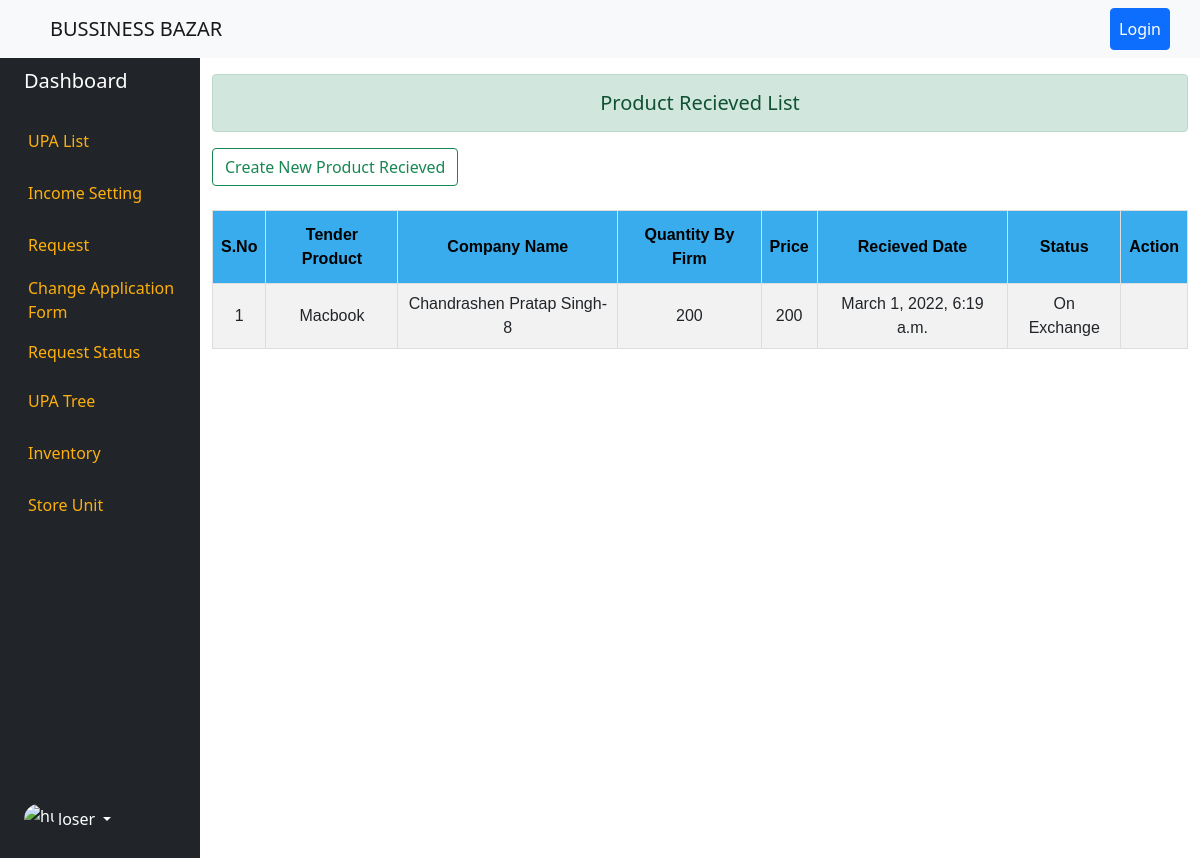
The app's page /firm_detail_for_etender/4/ with its own data.
### dashboard/models.py (models this page shows, shortened)
class RecievedProducts(models.Model):
    PRODUCT_RECIEVED_STATUS = (
        ('Pending','Pending'),
        ('Rejected','Rejected'),
        ('Accepted','Accepted'),
        ('On Exchange','On Exchange'),
        ('Exchanged','Exchanged'),
    )
    tender_product = models.ForeignKey(TenderRaise,on_delete=models.SET_NULL,blank=True, null=True)
    company_name = models.CharField(max_length=200,blank=True, null=True)
    quantity_by_firm = models.CharField(max_length=100,blank=True, null=True) # product quantity
    product_price = models.PositiveIntegerField(blank=True, null=True) # product amount for sell.
    exchange_quantity = models.PositiveIntegerField(blank=True, null=True)
    tender_status = models.CharField(max_length=13,choices=PRODUCT_RECIEVED_STATUS,default="Pending",blank=True, null=True)
    recieved_date = models.DateTimeField(auto_now=True,blank=True, null=True)
    def __str__(self):
        return f"Tender: {self.tender_product} Company : {self.company_name}"

class TenderRaise(models.Model):
    TENDER_STATUS = (
        ('Pending','Pending'),
        ('Rejected','Rejected'),
        ('Accepted','Accepted'),
        ('Negotiated','Negotiated'),
    )
    tender_product = models.ForeignKey(TenderProduct,on_delete=models.SET_NULL,blank=True, null=True)
    company_name = models.CharField(max_length=200,blank=True, null=True)
    company_address = models.CharField(max_length=200,blank=True, null=True)
    contact_person = models.CharField(max_length=200,blank=True, null=True)
    amount_range = models.CharField(max_length=100,blank=True, null=True) # product quantity
    fixed_amount = models.PositiveIntegerField(blank=True, null=True) # product amount for sell.
    negotiate_quantity = models.PositiveIntegerField(default=0,blank=True, null=True)
    negotiate_price = models.PositiveIntegerField(default=0,blank=True, null=True)
    total_product_quantity = models.PositiveIntegerField(default=0,blank=True, null=True)
    contact_mobile = models.CharField(max_length=12,blank=True, null=True)
    tender_status = models.CharField(max_length=10,choices=TENDER_STATUS,default="Pending",blank=True, null=True)
    negotiation_update = models.DateTimeField(auto_now=True,blank=True, null=True)
    def __str__(self):
        return f'{self.tender_product}'

class TenderProduct(models.Model):
    tender_product_no = models.PositiveIntegerField(unique=True,blank=True, null=True)
    product_image = models.ImageField(upload_to = "tender_product/image/",blank=True, null=True)
    product_name = models.CharField(max_length=200,blank=True, null=True)
    amount = models.PositiveIntegerField(blank=True, null=True)
    active = models.BooleanField(default=False,blank=True, null=True)
    tender_date = models.DateTimeField(blank=True, null=True)
    tender_product_quantity = models.PositiveIntegerField(blank=True, null=True)
    total_product_quantity_by_vendor = models.IntegerField(blank=True, null=True,default=0)
    created_by = models.ForeignKey(User,on_delete=models.SET_NULL,blank=True, null=True,related_name="create_tender")
    updated_by = models.ForeignKey(User,on_delete=models.SET_NULL,blank=True, null=True,related_name="update_tender")
    def __str__(self):
        return f'{self.product_name}'

### dashboard/views.py (the view)
# urls.py: path('firm_detail_for_etender/<int:pk>/',firm_detail_for_etender,name="firm-detail-for-etender"),
def firm_detail_for_etender(request,pk):
    try:
        qss = RecievedProducts.objects.filter(tender_product__id = pk)
        print(qss)
    except:
        pass
    context = {'pk':pk,'tender_firms':qss}
    return render(request,'dashboard/firm_detail_for_etender.html',context)

### templates/dashboard/firm_detail_for_etender.html (shortened to what this page needs)
{% extends "base.html" %}
{% block content %}
<div class="container-fluid">
    <div class="row flex-nowrap">
        {% include 'left_panel.html' %}
        <div class="col">
            <h5 class="alert alert-success text-center mt-3">Product Recieved List</h5>
            <a href="{% url 'product-recieved'%}?id={{pk}}" class="btn btn-outline-success">Create New Product Recieved</a><br><br>
                <table id="customers">
                    <tr>
                      <th>S.No</th>
                      <th>Tender Product</th>
                      <th>Company Name</th>
                      <th>Quantity By Firm</th>
                      <th>Price</th>
                      <th>Recieved Date</th>
                      <th>Status</th>
                      <th>Action</th>
                    </tr>
                    {% for product in tender_firms %}
                    <tr>
                        <td>{{forloop.counter}}</td>
                        <td>{{product.tender_product}}</td>
                        <td>{{product.company_name}}-{{product.pk}}</td>
                        <td>{{product.quantity_by_firm}}</td>
                        <td>{{product.product_price}}</td>
                        <td>{{product.recieved_date}}</td>
                        <td>{{product.tender_status}}</td>
                        <td>
                    </td>
                    </tr>
                    {% endfor %}
                </table>
        </div>
    </div>
</div>
{% endblock content %}

### static/style.css (style rules this page uses)
#customers { font-family: Arial, Helvetica, sans-serif; border-collapse: collapse; width: 100%; }
#customers td, #customers th { border: 1px solid #ddd; padding: 8px; }
#customers tr:nth-child(even) { background-color: #f2f2f2; }
#customers th { padding-top: 12px; padding-bottom: 12px; text-align: center; background-color: #38ACEC; color: black; }
#customers td { text-align: center; }

### records on screen
RecievedProducts: tender_product "Macbook", company_name "Chandrashen Pratap Singh", pk "8", quantity_by_firm "200", product_price "200", recieved_date "March 1, 2022, 6:19 a.m.", tender_status "On Exchange"
